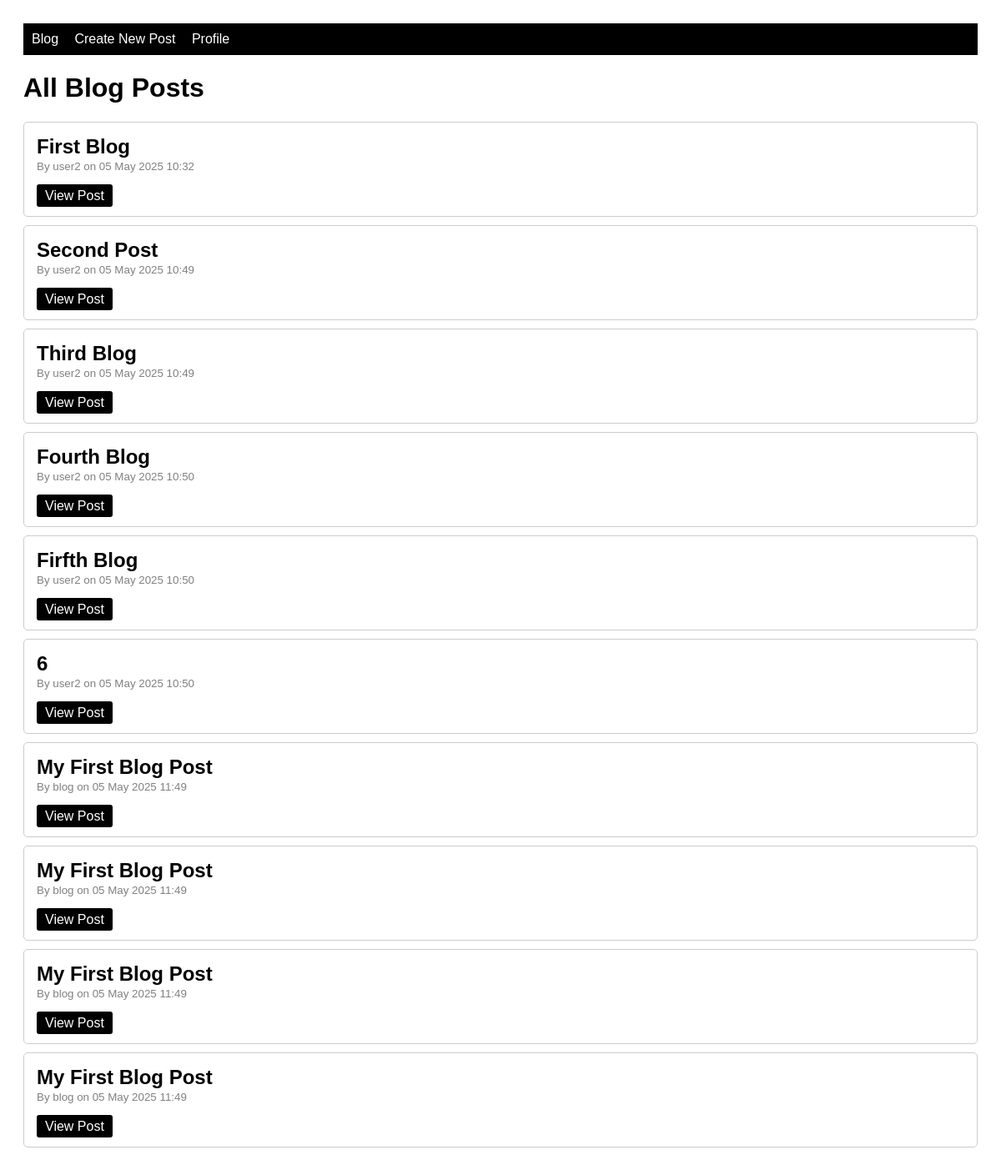
Before: /home/ (signed in) with the older database file.
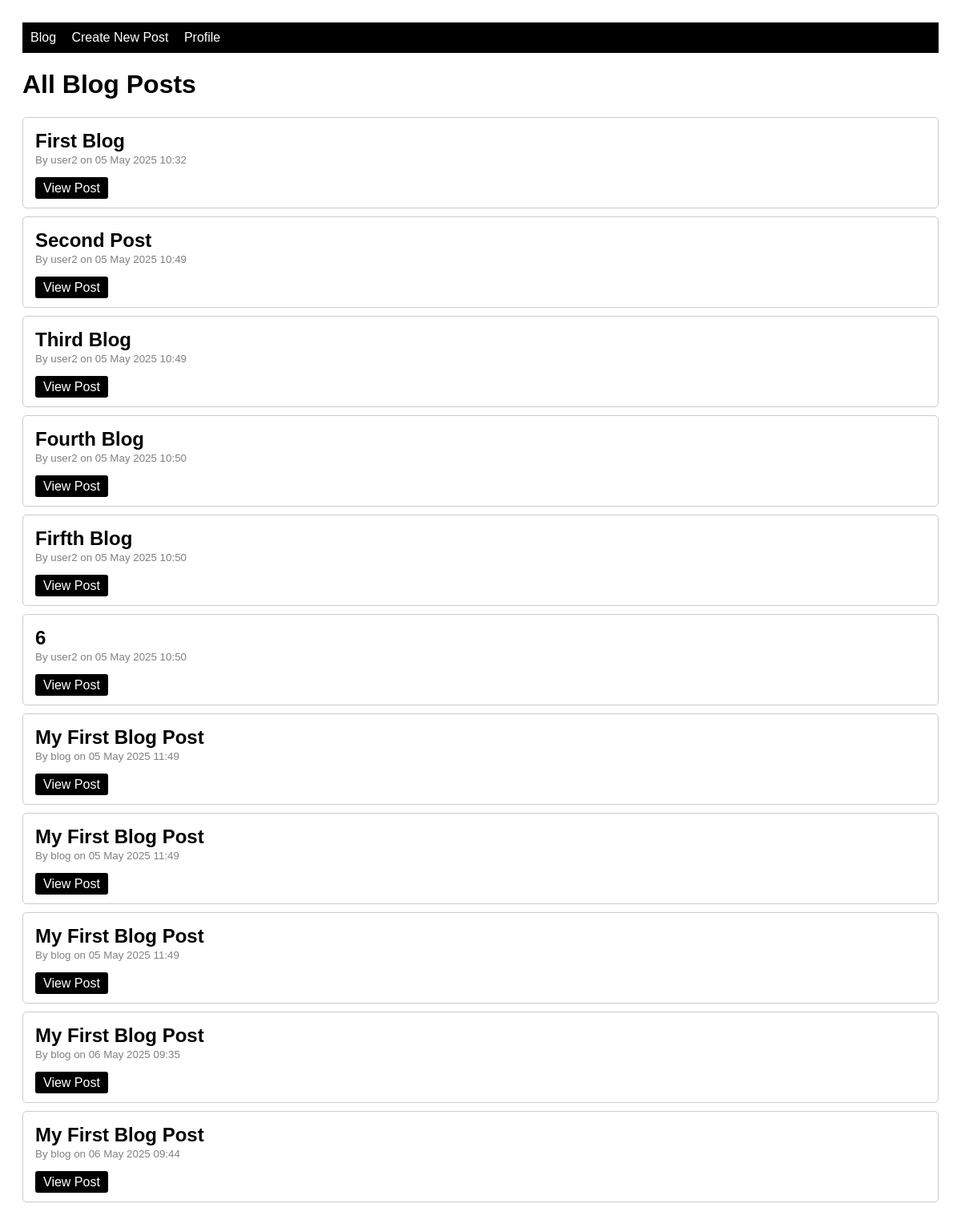
After: the same page with the newer database file.
### blog/models.py (models this page shows, shortened)
class Post(models.Model):
    title = models.CharField(max_length=255)
    content = models.TextField()
    image = models.ImageField(upload_to='post_images/', blank=True, null=True)
    author = models.ForeignKey(User, on_delete=models.CASCADE)
    created_at = models.DateTimeField(auto_now_add=True)
    updated_at = models.DateTimeField(auto_now=True)
    likes = models.ManyToManyField(User, related_name='liked_posts', blank=True)
    total_likes = models.PositiveIntegerField(default=0)
    def total_likes(self):
        return self.likes.count()

### blog/views.py (the view)
# urls.py: path('home/', views.home, name='home'),
@login_required
def home(request):
    posts = Post.objects.all()
    return render(request, 'blog/home.html', {'posts': posts})

### blog/templates/blog/home.html (shortened to what this page needs)
<!DOCTYPE html>
<html lang="en">
<head>
</head>
<body>
    <div class="navbar">
        <a href="{% url 'home' %}">Blog</a>
        <a href="{% url 'post_create' %}">Create New Post</a>
        <a href="{% url 'profile' %}">Profile</a>
    </div>
    <h1>All Blog Posts</h1>
    {% for post in posts %}
        <div class="post">
            <h2>{{ post.title }}</h2>
            <small>By {{ post.author.username }} on {{ post.created_at|date:"d M Y H:i" }}</small>
            <br><br>
            <a class="btn" href="{% url 'post_detail' post.id %}">View Post</a>
        </div>
    {% empty %}
        <p>No posts available.</p>
    {% endfor %}
</body>
</html>

Changed rows visible on the page:
removed Post: title "My First Blog Post", author.username "blog", created_at "05 May 2025 11:49"
added Post: title "My First Blog Post", author.username "blog", created_at "06 May 2025 09:35"
added Post: title "My First Blog Post", author.username "blog", created_at "06 May 2025 09:44"
